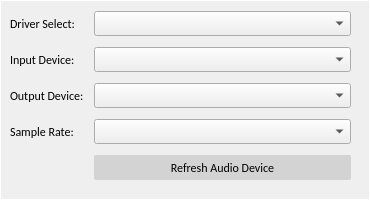
     <widget class="QGroupBox" name="Group2_Audio">
      <property name="sizePolicy">
       <sizepolicy hsizetype="Expanding" vsizetype="Expanding">
        <horstretch>0</horstretch>
        <verstretch>0</verstretch>
       </sizepolicy>
      </property>
      <property name="maximumSize">
       <size>
        <width>16777215</width>
        <height>250</height>
       </size>
      </property>
      <property name="font">
       <font>
        <family>Calibri</family>
        <pointsize>10</pointsize>
        <weight>3</weight>
        <italic>false</italic>
        <bold>false</bold>
       </font>
      </property>
      <property name="styleSheet">
       <string notr="true">QGroupBox{
	font: 25 10pt &quot;Calibri&quot;;
	color: white;
	border: 1px solid white;
}
</string>
      </property>
      <property name="title">
       <string/>
      </property>
      <property name="flat">
       <bool>true</bool>
      </property>
      <property name="checkable">
       <bool>false</bool>
      </property>
      <widget class="QWidget" name="formLayoutWidget">
       <property name="geometry">
        <rect>
         <x>0</x>
         <y>0</y>
         <width>361</width>
         <height>191</height>
        </rect>
       </property>
       <layout class="QFormLayout" name="formLayout_Audio">
        <property name="fieldGrowthPolicy">
         <enum>QFormLayout::ExpandingFieldsGrow</enum>
        </property>
        <property name="horizontalSpacing">
         <number>10</number>
        </property>
        <property name="verticalSpacing">
         <number>10</number>
        </property>
        <property name="leftMargin">
         <number>10</number>
        </property>
        <property name="topMargin">
         <number>10</number>
        </property>
        <property name="rightMargin">
         <number>10</number>
        </property>
        <property name="bottomMargin">
         <number>10</number>
        </property>
        <item row="0" column="0">
         <widget class="QLabel" name="label_21">
          <property name="font">
           <font>
            <family>Calibri</family>
            <pointsize>9</pointsize>
           </font>
          </property>
          <property name="layoutDirection">
           <enum>Qt::LeftToRight</enum>
          </property>
          <property name="frameShadow">
           <enum>QFrame::Plain</enum>
          </property>
          <property name="text">
           <string>Driver Select:</string>
          </property>
          <property name="textFormat">
           <enum>Qt::AutoText</enum>
          </property>
          <property name="scaledContents">
           <bool>false</bool>
          </property>
          <property name="wordWrap">
           <bool>false</bool>
          </property>
         </widget>
        </item>
        <item row="0" column="1">
         <widget class="QComboBox" name="comboBox_driver_list">
          <property name="enabled">
           <bool>true</bool>
          </property>
          <property name="sizePolicy">
           <sizepolicy hsizetype="Expanding" vsizetype="Expanding">
            <horstretch>0</horstretch>
            <verstretch>0</verstretch>
           </sizepolicy>
          </property>
          <property name="minimumSize">
           <size>
            <width>0</width>
            <height>0</height>
           </size>
          </property>
          <property name="maximumSize">
           <size>
            <width>16777215</width>
            <height>25</height>
           </size>
          </property>
          <property name="font">
           <font>
            <family>Calibri</family>
            <pointsize>9</pointsize>
           </font>
          </property>
          <property name="styleSheet">
           <string notr="true">QComboBox
{
	color: black;
}

QComboBox QAbstractItemView
{
     border: 1px solid rgb(161,161,161);
}

QComboBox QAbstractItemView::item
{
    height: 24px;
}

QComboBox QAbstractItemView::item:selected
{	
    background-color: rgba(54, 98, 180);
}</string>
          </property>
         </widget>
        </item>
        <item row="1" column="0">
         <widget class="QLabel" name="label_22">
          <property name="font">
           <font>
            <family>Calibri</family>
            <pointsize>9</pointsize>
           </font>
          </property>
          <property name="layoutDirection">
           <enum>Qt::LeftToRight</enum>
          </property>
          <property name="frameShadow">
           <enum>QFrame::Plain</enum>
          </property>
          <property name="text">
           <string>Input Device:</string>
          </property>
          <property name="textFormat">
           <enum>Qt::AutoText</enum>
          </property>
          <property name="scaledContents">
           <bool>false</bool>
          </property>
          <property name="wordWrap">
           <bool>false</bool>
          </property>
         </widget>
        </item>
        <item row="1" column="1">
         <widget class="QComboBox" name="comboBox_input_list">
          <property name="sizePolicy">
           <sizepolicy hsizetype="Expanding" vsizetype="Expanding">
            <horstretch>0</horstretch>
            <verstretch>0</verstretch>
           </sizepolicy>
          </property>
          <property name="minimumSize">
           <size>
            <width>0</width>
            <height>0</height>
           </size>
          </property>
          <property name="maximumSize">
           <size>
            <width>16777215</width>
            <height>25</height>
           </size>
          </property>
          <property name="font">
           <font>
            <family>Calibri</family>
            <pointsize>9</pointsize>
           </font>
          </property>
          <property name="styleSheet">
           <string notr="true">QComboBox
{
	color: black;
}

QComboBox QAbstractItemView
{
     border: 1px solid rgb(161,161,161);
}

QComboBox QAbstractItemView::item
{
    height: 24px;
}

QComboBox QAbstractItemView::item:selected
{	
    background-color: rgba(54, 98, 180);
}</string>
          </property>
         </widget>
        </item>
        <item row="2" column="0">
         <widget class="QLabel" name="label_23">
          <property name="font">
           <font>
            <family>Calibri</family>
            <pointsize>9</pointsize>
           </font>
          </property>
          <property name="layoutDirection">
           <enum>Qt::LeftToRight</enum>
          </property>
          <property name="frameShadow">
           <enum>QFrame::Plain</enum>
          </property>
          <property name="text">
           <string>Output Device:</string>
          </property>
          <property name="textFormat">
           <enum>Qt::AutoText</enum>
          </property>
          <property name="scaledContents">
           <bool>false</bool>
          </property>
          <property name="wordWrap">
           <bool>false</bool>
          </property>
         </widget>
        </item>
        <item row="2" column="1">
         <widget class="QComboBox" name="comboBox_output_list">
          <property name="sizePolicy">
           <sizepolicy hsizetype="Expanding" vsizetype="Expanding">
            <horstretch>0</horstretch>
            <verstretch>0</verstretch>
           </sizepolicy>
          </property>
          <property name="minimumSize">
           <size>
            <width>0</width>
            <height>0</height>
           </size>
          </property>
          <property name="maximumSize">
           <size>
            <width>16777215</width>
            <height>25</height>
           </size>
          </property>
          <property name="font">
           <font>
            <family>Calibri</family>
            <pointsize>9</pointsize>
           </font>
          </property>
          <property name="styleSheet">
           <string notr="true">QComboBox
{
	color: black;
}

QComboBox QAbstractItemView
{
     border: 1px solid rgb(161,161,161);
}

QComboBox QAbstractItemView::item
{
    height: 24px;
}

QComboBox QAbstractItemView::item:selected
{	
    background-color: rgba(54, 98, 180);
}</string>
          </property>
         </widget>
        </item>
        <item row="3" column="0">
         <widget class="QLabel" name="label_24">
          <property name="font">
           <font>
            <family>Calibri</family>
            <pointsize>9</pointsize>
           </font>
          </property>
          <property name="layoutDirection">
           <enum>Qt::LeftToRight</enum>
          </property>
          <property name="frameShadow">
           <enum>QFrame::Plain</enum>
          </property>
          <property name="text">
           <string>Sample Rate:</string>
          </property>
          <property name="textFormat">
           <enum>Qt::AutoText</enum>
          </property>
          <property name="scaledContents">
           <bool>false</bool>
          </property>
          <property name="wordWrap">
           <bool>false</bool>
          </property>
         </widget>
        </item>
        <item row="3" column="1">
         <widget class="QComboBox" name="comboBox_sr_list">
          <property name="sizePolicy">
           <sizepolicy hsizetype="Expanding" vsizetype="Expanding">
            <horstretch>0</horstretch>
            <verstretch>0</verstretch>
           </sizepolicy>
          </property>
          <property name="minimumSize">
           <size>
            <width>0</width>
            <height>0</height>
           </size>
          </property>
          <property name="maximumSize">
           <size>
            <width>16777215</width>
            <height>25</height>
           </size>
          </property>
          <property name="font">
           <font>
            <family>Calibri</family>
            <pointsize>9</pointsize>
           </font>
          </property>
          <property name="styleSheet">
           <string notr="true">QComboBox
{
	color: black;
}

QComboBox QAbstractItemView
{
     border: 1px solid rgb(161,161,161);
}

QComboBox QAbstractItemView::item
{
    height: 24px;
}

QComboBox QAbstractItemView::item:selected
{	
    background-color: rgba(54, 98, 180);
}</string>
          </property>
          <property name="frame">
           <bool>true</bool>
          </property>
         </widget>
        </item>
        <item row="4" column="1">
         <widget class="QPushButton" name="pushButton_update">
          <property name="sizePolicy">
           <sizepolicy hsizetype="Expanding" vsizetype="Expanding">
            <horstretch>0</horstretch>
            <verstretch>0</verstretch>
           </sizepolicy>
          </property>
          <property name="minimumSize">
           <size>
            <width>0</width>
            <height>15</height>
           </size>
          </property>
          <property name="maximumSize">
           <size>
            <width>16777215</width>
            <height>25</height>
           </size>
          </property>
          <property name="font">
           <font>
            <family>Calibri</family>
            <pointsize>9</pointsize>
           </font>
          </property>
          <property name="styleSheet">
           <string notr="true">        QPushButton {
        color: black;
        border-color: darkGray;
        border-style: solid;
        border-radius: 2;
        padding: 2 px;
        background-color: lightGray;
        }
        QPushButton:hover {
        background-color: darkGray;
        }
        QPushButton:Pressed {
        background-color: darkGray;
        }</string>
          </property>
          <property name="text">
           <string>Refresh Audio Device</string>
          </property>
         </widget>
        </item>
       </layout>
      </widget>
     </widget>
